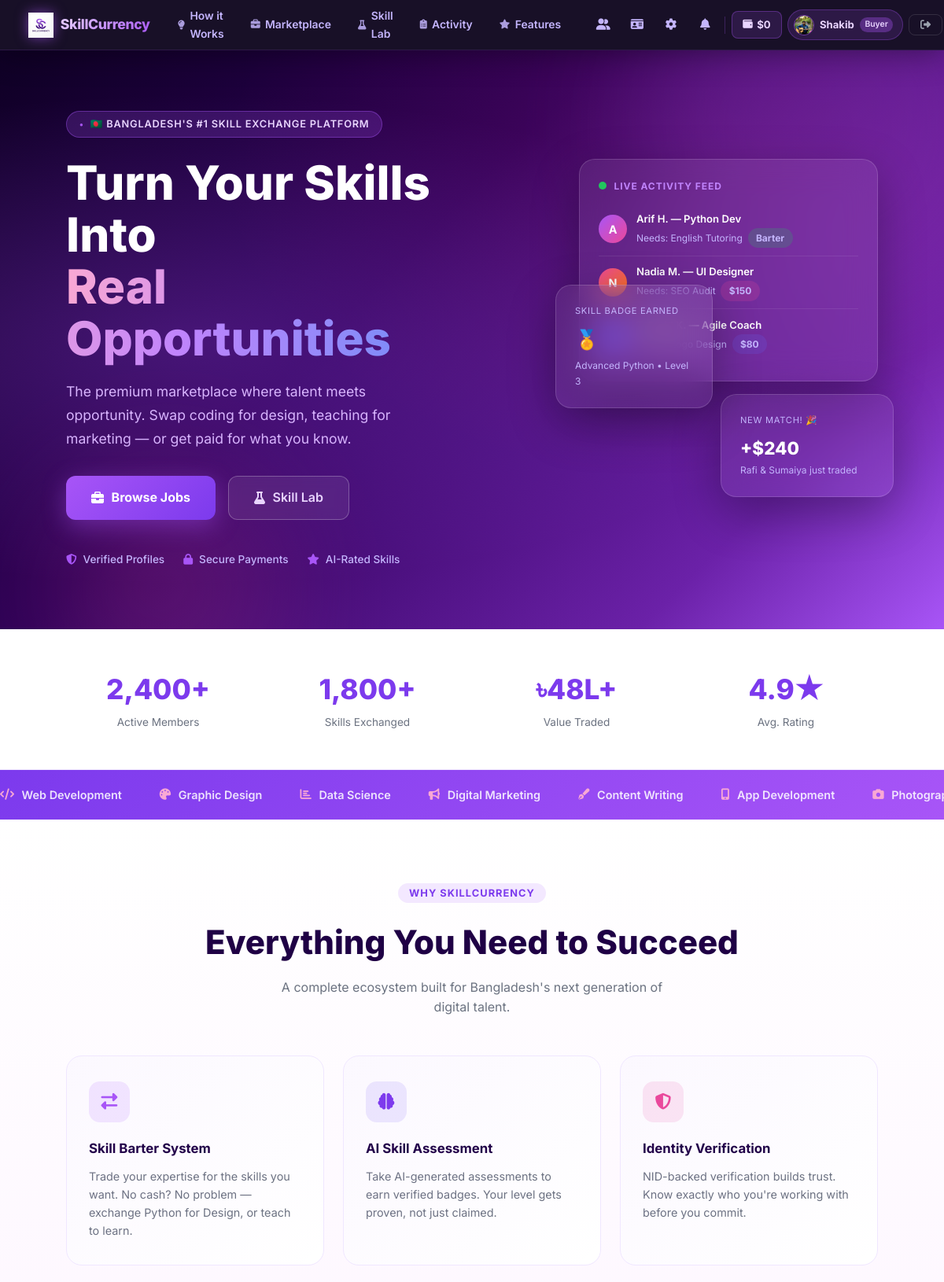
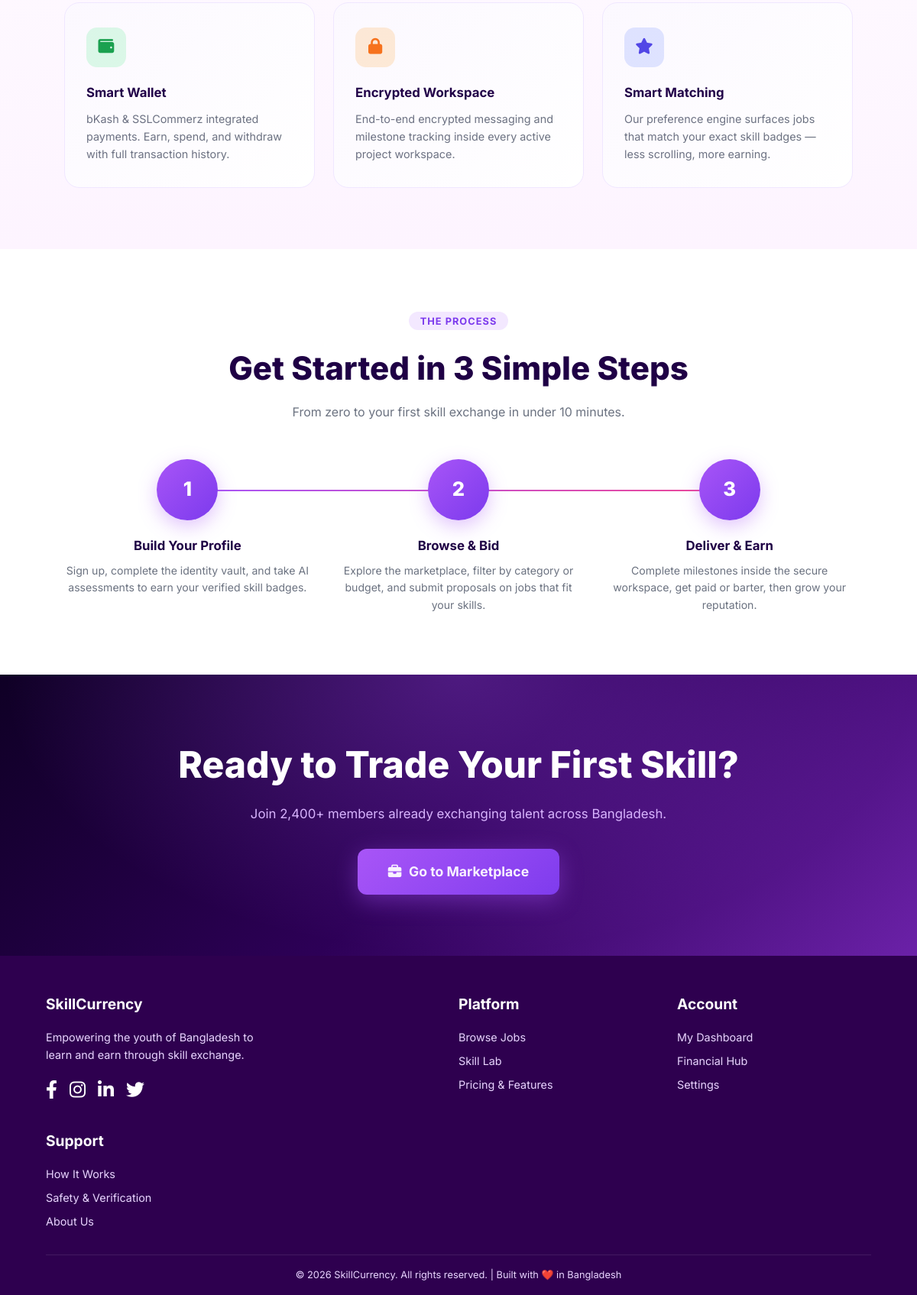
/ (signed in), run on the app's committed database (2 pictures, top to bottom).
### accounts/models.py (models this page shows, shortened)
class CustomUser(AbstractUser):
    ROLE_CHOICES = (
        ('Unskilled', 'Unskilled'),
        ('Skilled', 'Skilled'),
        ('Buyer', 'Buyer'),
    )
    VERIFICATION_CHOICES = (
        ('Unverified', 'Unverified'),
        ('Pending', 'Pending'),
        ('Approved', 'Approved'),
        ('Rejected', 'Rejected'),
    )
    role = models.CharField(max_length=20, choices=ROLE_CHOICES, default='Unskilled')
    nid_tin_number = models.CharField(max_length=50, blank=True, null=True)
    is_identity_verified = models.BooleanField(default=False)
    wallet_balance = models.DecimalField(max_digits=10, decimal_places=2, default=0.00)
    rating = models.DecimalField(max_digits=3, decimal_places=1, default=4.9) # Mock default for search
    id_document = models.FileField(upload_to='identity_docs/', blank=True, null=True)
    verification_status = models.CharField(max_length=20, choices=VERIFICATION_CHOICES, default='Unverified')
    avatar = models.ImageField(upload_to='avatars/', blank=True, null=True)
    bio = models.TextField(blank=True, null=True)
    user_uid = models.CharField(max_length=20, unique=True, blank=True, null=True)

### accounts/views.py (the view)
# urls.py: path('', views.landing_page, name='landing_page'),
def landing_page(request):
    return render(request, 'accounts/landing.html')

### accounts/templates/accounts/landing.html (shortened to what this page needs)
{% extends 'accounts/base.html' %}
{% load static %}
{% block content %}
<section class="lp-hero">
  <div class="lp-hero-blob blob1"></div>
  <div class="lp-hero-blob blob2"></div>
  <div class="lp-hero-left">
    <div class="lp-eyebrow"><span>🇧🇩 Bangladesh's #1 Skill Exchange Platform</span></div>
    <h1 class="lp-hero-h1">
      Turn Your Skills Into<br>
      <span class="grad">Real Opportunities</span>
    </h1>
    <p class="lp-hero-sub">The premium marketplace where talent meets opportunity. Swap coding for design, teaching for marketing — or get paid for what you know.</p>
    <div class="lp-hero-btns">
      {% if not user.is_authenticated %}
        <a href="{% url 'signup' %}" class="lp-btn-primary"><i class="fas fa-rocket"></i> Get Started Free</a>
        <a href="#how-it-works" class="lp-btn-outline"><i class="fas fa-play-circle"></i> See How It Works</a>
      {% else %}
        <a href="{% url 'marketplace_feed' %}" class="lp-btn-primary"><i class="fas fa-briefcase"></i> Browse Jobs</a>
        <a href="{% url 'skill_lab_dashboard' %}" class="lp-btn-outline"><i class="fas fa-flask"></i> Skill Lab</a>
      {% endif %}
    </div>
    <div class="lp-trust-row">
      <div class="lp-trust-item"><i class="fas fa-shield-alt"></i> Verified Profiles</div>
      <div class="lp-trust-item"><i class="fas fa-lock"></i> Secure Payments</div>
      <div class="lp-trust-item"><i class="fas fa-star"></i> AI-Rated Skills</div>
    </div>
  </div>
  <div class="lp-hero-right">
    <div class="lp-card-stack">
      <div class="lp-floating-card lp-card-main">
        <h4><span class="lp-pulse"></span> Live Activity Feed</h4>
        <div class="lp-req-item">
          <div class="lp-req-ava">A</div>
          <div class="lp-req-info">
            <p>Arif H. — Python Dev</p>
            <span>Needs: English Tutoring &nbsp;<span class="lp-badge badge-green">Barter</span></span>
          </div>
        </div>
        <div class="lp-req-item">
          <div class="lp-req-ava" style="background:linear-gradient(135deg,#ec4899,#f97316);">N</div>
          <div class="lp-req-info">
            <p>Nadia M. — UI Designer</p>
            <span>Needs: SEO Audit &nbsp;<span class="lp-badge badge-pink">$150</span></span>
          </div>
        </div>
        <div class="lp-req-item">
          <div class="lp-req-ava" style="background:linear-gradient(135deg,#4f46e5,#7c3aed);">T</div>
          <div class="lp-req-info">
            <p>Tahmid K. — Agile Coach</p>
            <span>Needs: Logo Design &nbsp;<span class="lp-badge badge-blue">$80</span></span>
          </div>
        </div>
      </div>
      <div class="lp-floating-card lp-card-mini1">
        <div class="lp-mini-label">New Match! 🎉</div>
        <div class="lp-mini-val">+$240</div>
        <div class="lp-mini-sub">Rafi & Sumaiya just traded</div>
      </div>
      <div class="lp-floating-card lp-card-mini2">
        <div class="lp-mini-label">Skill Badge Earned</div>
        <div style="font-size:1.5rem;margin:.25rem 0;">🏅</div>
        <div class="lp-mini-sub">Advanced Python • Level 3</div>
      </div>
    </div>
  </div>
</section>
<div class="lp-stats">
  <div class="lp-stat">
    <span class="lp-stat-num">2,400+</span>
    <div class="lp-stat-lbl">Active Members</div>
  </div>
  <div class="lp-stat">
    <span class="lp-stat-num">1,800+</span>
    <div class="lp-stat-lbl">Skills Exchanged</div>
  </div>
  <div class="lp-stat">
    <span class="lp-stat-num">৳48L+</span>
    <div class="lp-stat-lbl">Value Traded</div>
  </div>
  <div class="lp-stat">
    <span class="lp-stat-num">4.9★</span>
    <div class="lp-stat-lbl">Avg. Rating</div>
  </div>
</div>
<div class="lp-marquee-wrap">
  <div class="lp-marquee">
    <span><i class="fas fa-code"></i> Web Development</span>
    <span><i class="fas fa-palette"></i> Graphic Design</span>
    <span><i class="fas fa-chart-bar"></i> Data Science</span>
    <span><i class="fas fa-bullhorn"></i> Digital Marketing</span>
    <span><i class="fas fa-pen-fancy"></i> Content Writing</span>
    <span><i class="fas fa-mobile-alt"></i> App Development</span>
    <span><i class="fas fa-camera"></i> Photography</span>
  </div>
</div>
<section class="lp-features" id="features">
  <div class="lp-section-label"><span>Why SkillCurrency</span></div>
  <h2 class="lp-section-h2">Everything You Need to Succeed</h2>
  <p class="lp-section-sub">A complete ecosystem built for Bangladesh's next generation of digital talent.</p>
  <div class="lp-features-grid">
    <div class="lp-feat-card">
      <div class="lp-feat-icon fi-purple"><i class="fas fa-exchange-alt"></i></div>
      <h3>Skill Barter System</h3>
      <p>Trade your expertise for the skills you want. No cash? No problem — exchange Python for Design, or teach to learn.</p>
    </div>
    <div class="lp-feat-card">
      <div class="lp-feat-icon fi-blue"><i class="fas fa-brain"></i></div>
      <h3>AI Skill Assessment</h3>
      <p>Take AI-generated assessments to earn verified badges. Your level gets proven, not just claimed.</p>
    </div>
    <div class="lp-feat-card">
      <div class="lp-feat-icon fi-pink"><i class="fas fa-shield-alt"></i></div>
      <h3>Identity Verification</h3>
      <p>NID-backed verification builds trust. Know exactly who you're working with before you commit.</p>
    </div>
    <div class="lp-feat-card">
      <div class="lp-feat-icon fi-green"><i class="fas fa-wallet"></i></div>
      <h3>Smart Wallet</h3>
      <p>bKash & SSLCommerz integrated payments. Earn, spend, and withdraw with full transaction history.</p>
    </div>
    <div class="lp-feat-card">
      <div class="lp-feat-icon fi-orange"><i class="fas fa-lock"></i></div>
      <h3>Encrypted Workspace</h3>
      <p>End-to-end encrypted messaging and milestone tracking inside every active project workspace.</p>
    </div>
    <div class="lp-feat-card">
      <div class="lp-feat-icon fi-indigo"><i class="fas fa-star"></i></div>
      <h3>Smart Matching</h3>
      <p>Our preference engine surfaces jobs that match your exact skill badges — less scrolling, more earning.</p>
    </div>
  </div>
</section>
<section class="lp-how" id="how-it-works">
  <div class="lp-section-label"><span>The Process</span></div>
  <h2 class="lp-section-h2">Get Started in 3 Simple Steps</h2>
  <p class="lp-section-sub">From zero to your first skill exchange in under 10 minutes.</p>
  <div class="lp-steps">
    <div class="lp-step">
      <div class="lp-step-num">1</div>
      <h3>Build Your Profile</h3>
      <p>Sign up, complete the identity vault, and take AI assessments to earn your verified skill badges.</p>
    </div>
    <div class="lp-step">
      <div class="lp-step-num">2</div>
      <h3>Browse & Bid</h3>
      <p>Explore the marketplace, filter by category or budget, and submit proposals on jobs that fit your skills.</p>
    </div>
    <div class="lp-step">
      <div class="lp-step-num">3</div>
      <h3>Deliver & Earn</h3>
      <p>Complete milestones inside the secure workspace, get paid or barter, then grow your reputation.</p>
    </div>
  </div>
</section>
<section class="lp-cta">
  <h2>Ready to Trade Your First Skill?</h2>
  <p>Join 2,400+ members already exchanging talent across Bangladesh.</p>
  {% if not user.is_authenticated %}
    <a href="{% url 'signup' %}" class="lp-btn-primary"><i class="fas fa-rocket"></i> Create Free Account</a>
  {% else %}
    <a href="{% url 'marketplace_feed' %}" class="lp-btn-primary"><i class="fas fa-briefcase"></i> Go to Marketplace</a>
  {% endif %}
</section>
{% endblock %}

### accounts/templates/accounts/base.html (shortened to what this page needs)
<!DOCTYPE html>
<html lang="en">
<head>
    {% load static %}
    <link rel="stylesheet" href="https://cdnjs.cloudflare.com/ajax/libs/font-awesome/6.4.0/css/all.min.css">
    <link rel="stylesheet" href="{% static 'css/style.css' %}">
</head>
<body>
    <header id="main-header">
    <a href="{% url 'landing_page' %}" class="nb-logo">
        <img src="{% static 'images/logo.png' %}" alt="SkillCurrency">
        <span class="nb-logo-text">SkillCurrency</span>
    </a>
    <nav class="nb-center">
        <a href="{% url 'landing_page' %}#how-it-works" class="nb-link"><i class="fas fa-lightbulb"></i> How it Works</a>
        <a href="{% url 'marketplace_feed' %}" class="nb-link"><i class="fas fa-briefcase"></i> Marketplace</a>
        {% if user.is_authenticated %}
        <a href="{% url 'skill_lab_dashboard' %}" class="nb-link"><i class="fas fa-flask"></i> Skill Lab</a>
        <a href="{% url 'my_activity' %}" class="nb-link"><i class="fas fa-clipboard-list"></i> Activity</a>
        {% endif %}
        <a href="{% url 'landing_page' %}#features" class="nb-link"><i class="fas fa-star"></i> Features</a>
    </nav>
    <div class="nb-right">
        {% if user.is_authenticated %}
            <a href="{% url 'user_search' %}" class="nb-icon" title="Find Users"><i class="fas fa-user-friends"></i></a>
            <a href="{% url 'identity_vault' %}" class="nb-icon {% if user.is_identity_verified %}nb-verified{% endif %}" title="Identity Vault">
                <i class="fas fa-id-card"></i>
            </a>
            <a href="{% url 'settings_page' %}" class="nb-icon" title="Settings"><i class="fas fa-cog"></i></a>
            <div class="nb-notif-wrap">
                <button class="nb-icon" id="notif-toggle" title="Notifications">
                    <i class="fas fa-bell"></i>
                </button>
            </div>
            <a href="{% url 'financial_hub' %}" class="nb-wallet" title="Financial Hub">
                <i class="fas fa-wallet"></i>
                <span>${{ user.wallet_balance|floatformat:0 }}</span>
            </a>
            <a href="{% url 'public_profile' user.username %}" class="nb-chip">
                {% if user.avatar %}<img src="{{ user.avatar.url }}" alt="{{ user.username }}" class="nb-chip-avatar">
                {% else %}<div class="nb-chip-ph">{{ user.username|make_list|first|upper }}</div>{% endif %}
                <span class="nb-chip-name">{{ user.username }}</span>
                <span class="nb-chip-role">{{ user.role }}</span>
            </a>
            <a href="{% url 'logout' %}" class="nb-signout" title="Sign Out"><i class="fas fa-sign-out-alt"></i></a>
        {% else %}
            <a href="{% url 'signin' %}" class="nb-signin"><i class="fas fa-sign-in-alt"></i> Sign In</a>
            <a href="{% url 'signup' %}" class="nb-getstarted"><i class="fas fa-rocket"></i> Get Started</a>
        {% endif %}
    </div>
    </header>
    <main>
        {% block content %}
        {% endblock %}
    </main>
    <footer>
        <div class="footer-content">
            <div>
                <h3>SkillCurrency</h3>
                <p>Empowering the youth of Bangladesh to learn and earn through skill exchange.</p>
                <div class="social-icons">
                    <a href="#"><i class="fab fa-facebook-f"></i></a>
                    <a href="#"><i class="fab fa-instagram"></i></a>
                    <a href="#"><i class="fab fa-linkedin-in"></i></a>
                    <a href="#"><i class="fab fa-twitter"></i></a>
                </div>
            </div>
            <div>
                <h3>Platform</h3>
                <div class="footer-links">
                    <a href="{% url 'marketplace_feed' %}">Browse Jobs</a>
                    <a href="{% url 'skill_lab_dashboard' %}">Skill Lab</a>
                    <a href="{% url 'landing_page' %}#features">Pricing & Features</a>
                </div>
            </div>
            <div>
                <h3>Account</h3>
                <div class="footer-links">
                    {% if user.is_authenticated %}
                        <a href="{% url 'public_profile' user.username %}">My Dashboard</a>
                        <a href="{% url 'financial_hub' %}">Financial Hub</a>
                        <a href="{% url 'settings_page' %}">Settings</a>
                    {% else %}
                        <a href="{% url 'signup' %}">Sign Up</a>
                        <a href="{% url 'signin' %}">Sign In</a>
                    {% endif %}
                </div>
            </div>
            <div>
                <h3>Support</h3>
                <div class="footer-links">
                    <a href="{% url 'landing_page' %}#how-it-works">How It Works</a>
                    <a href="{% url 'identity_vault' %}">Safety & Verification</a>
                    <a href="{% url 'landing_page' %}#about">About Us</a>
                </div>
            </div>
        </div>
        <div class="footer-bottom">
            &copy; 2026 SkillCurrency. All rights reserved. | Built with ❤️ in Bangladesh
        </div>
    </footer>
</body>
</html>

### data on the page
CustomUser: wallet_balance "0", avatar (picture), username "Shakib", role "Buyer"
